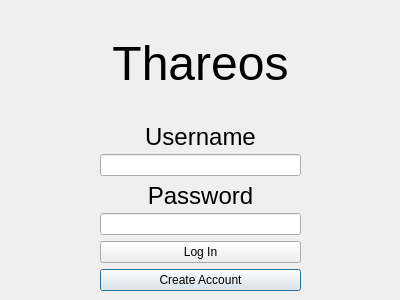
<?xml version="1.0" encoding="UTF-8"?>
<ui version="4.0">
 <class>LoginWindow</class>
 <widget class="QDialog" name="LoginWindow">
  <property name="geometry">
   <rect>
    <x>0</x>
    <y>0</y>
    <width>400</width>
    <height>300</height>
   </rect>
  </property>
  <property name="windowTitle">
   <string>Dialog</string>
  </property>
  <widget class="QWidget" name="gridLayoutWidget">
   <property name="geometry">
    <rect>
     <x>100</x>
     <y>10</y>
     <width>201</width>
     <height>281</height>
    </rect>
   </property>
   <layout class="QGridLayout" name="gridLayout">
    <item row="1" column="0">
     <widget class="QLabel" name="usernameLabel">
      <property name="maximumSize">
       <size>
        <width>16777215</width>
        <height>25</height>
       </size>
      </property>
      <property name="text">
       <string>&lt;html&gt;&lt;head/&gt;&lt;body&gt;&lt;p&gt;&lt;span style=&quot; font-size:18pt;&quot;&gt;Username&lt;/span&gt;&lt;/p&gt;&lt;/body&gt;&lt;/html&gt;</string>
      </property>
      <property name="alignment">
       <set>Qt::AlignCenter</set>
      </property>
     </widget>
    </item>
    <item row="6" column="0">
     <widget class="QPushButton" name="createAccountButton">
      <property name="text">
       <string>Create Account</string>
      </property>
     </widget>
    </item>
    <item row="4" column="0">
     <widget class="QLineEdit" name="passwordLineEdit"/>
    </item>
    <item row="0" column="0">
     <widget class="QLabel" name="LogoName">
      <property name="text">
       <string>&lt;html&gt;&lt;head/&gt;&lt;body&gt;&lt;p&gt;&lt;span style=&quot; font-size:36pt;&quot;&gt;Thareos&lt;/span&gt;&lt;/p&gt;&lt;/body&gt;&lt;/html&gt;</string>
      </property>
      <property name="alignment">
       <set>Qt::AlignCenter</set>
      </property>
     </widget>
    </item>
    <item row="5" column="0">
     <widget class="QPushButton" name="LoginButton">
      <property name="text">
       <string>Log In</string>
      </property>
     </widget>
    </item>
    <item row="2" column="0">
     <widget class="QLineEdit" name="usernameLineEdit"/>
    </item>
    <item row="3" column="0">
     <widget class="QLabel" name="passwordLabel">
      <property name="maximumSize">
       <size>
        <width>16777215</width>
        <height>25</height>
       </size>
      </property>
      <property name="text">
       <string>&lt;html&gt;&lt;head/&gt;&lt;body&gt;&lt;p&gt;&lt;span style=&quot; font-size:18pt;&quot;&gt;Password&lt;/span&gt;&lt;/p&gt;&lt;/body&gt;&lt;/html&gt;</string>
      </property>
      <property name="alignment">
       <set>Qt::AlignCenter</set>
      </property>
     </widget>
    </item>
   </layout>
  </widget>
 </widget>
 <resources/>
 <connections/>
</ui>
